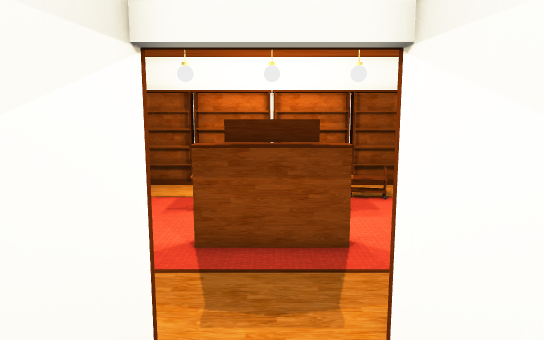
View 1 (above)

17 first-person views from a walk through a Unity game level. The camera is 1.5 m above the floor, tilts 8° down and sees 70° across. The floor is counted in squares, 0.5 m on a side. Each view is taken from the middle of a square. On the plan, view 1 faces up. The plan holds only what a view shows up to about 20 squares ahead; the rest is blank. The player character is not drawn. Door leaves are left out, so doorways stand open. Some surface patterns are stand-ins.

View 2
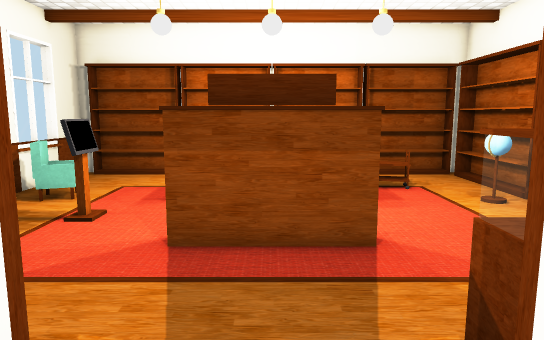

View 3
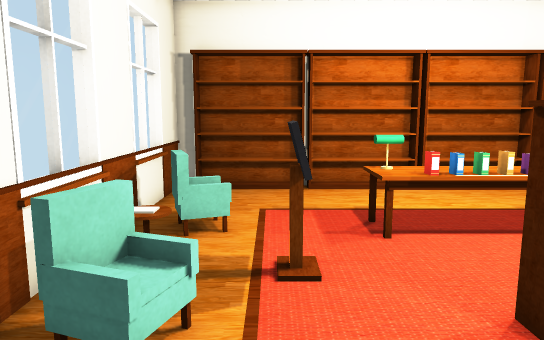

View 4
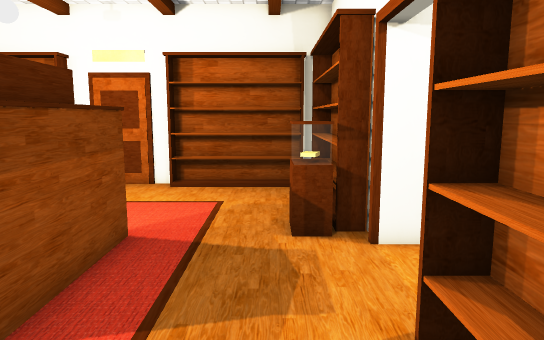

View 5
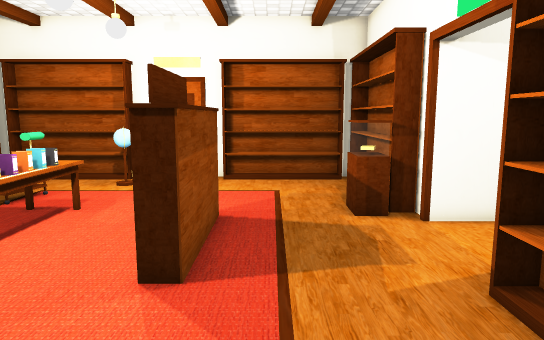

View 6
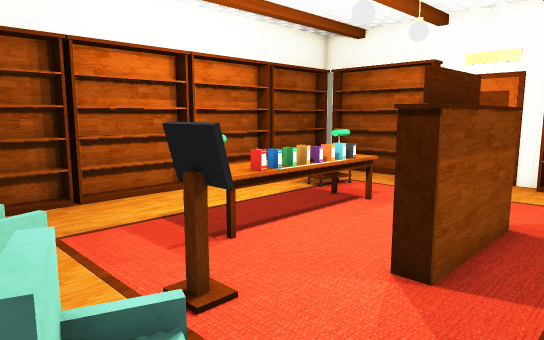

View 7
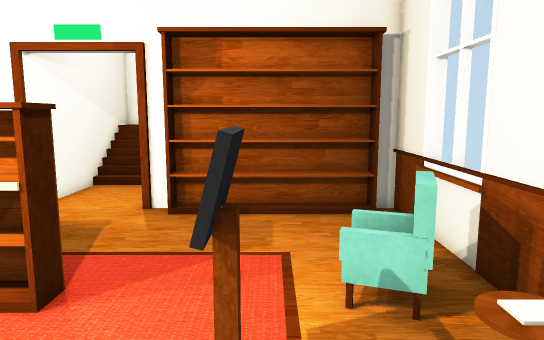

View 8
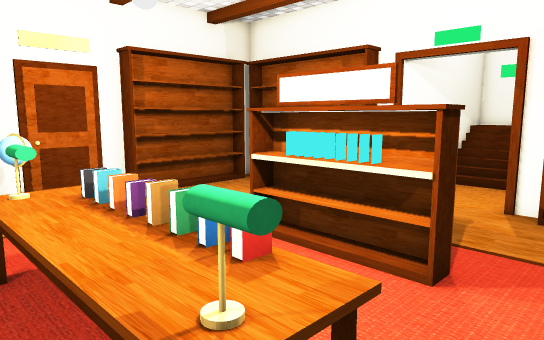

View 9
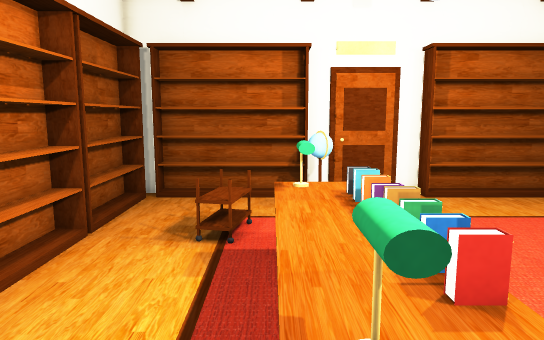

View 10
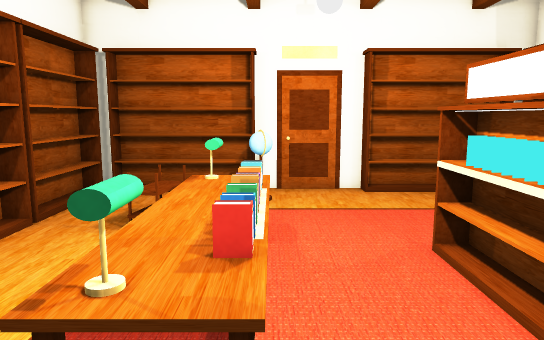

View 11
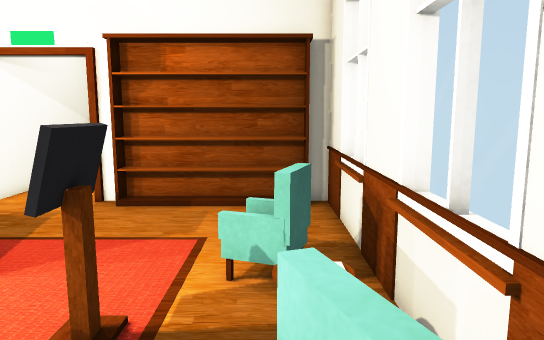

View 12
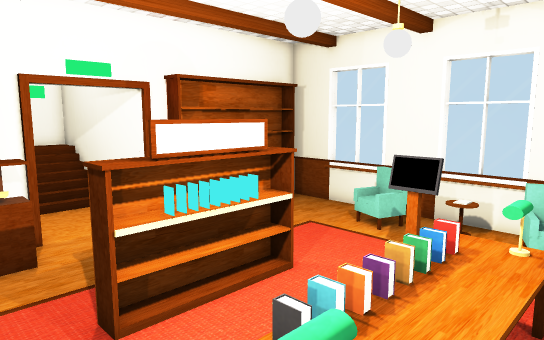

View 13
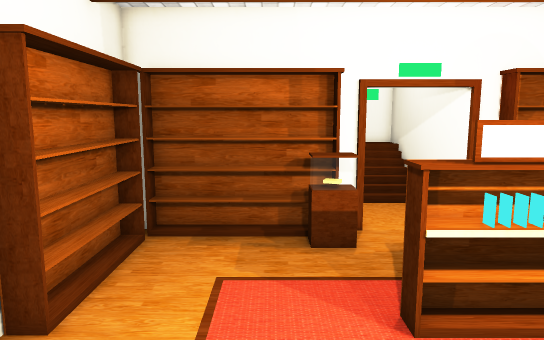

View 14
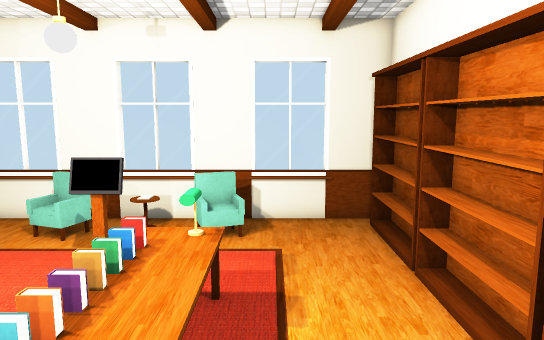

View 15
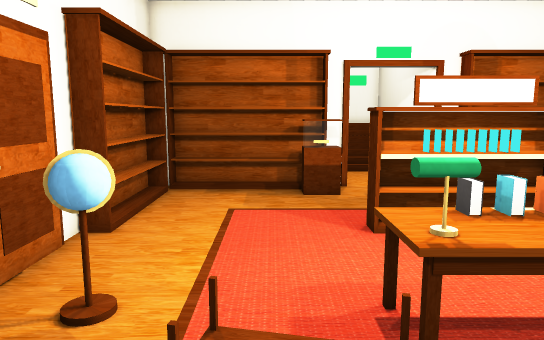

View 16
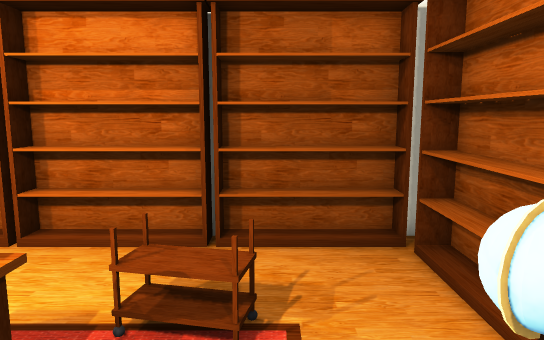

View 17
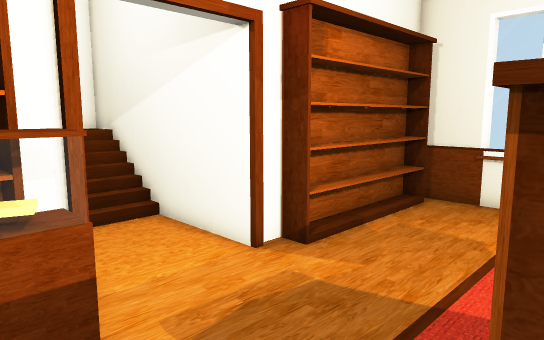

### Floor plan
Key: @ floor where view 1 was taken; # wall or solid block; . main floor; : floor 0.5 m higher than the main floor; / step, stairs or slope; D open door; = window, fence, low wall or low ledge; O other object.
Columns run from 11 left of view 1 to 10 right of it. Each row starts with its distance up from view 1.
 24  ##   ##   ######   ##
 23  #OOOOOOOOOOOOOOOOOOO#
 22  #..................O#
 21  =..................OO
 20  =............./....OO
 19  =.............O:O..OO
 18  #OO....OOOOOOO.....OO
 17  #OOO...OOOOOOO....OO#
 16  #.O....OOOOOOO...OO.#
 15  #OO.OO..............#
 14  #OO.OO..............#
 13  #.O.................#
 12  #OOO....OOOOO......O#
 11  #OO................OO
 10  =..................OO
  9  =..................OO
  8 ==............O.....OO
  7 ##...........OOO....O#
  6  #OOOOOOODDDD#OOOOOOO#
  5  ##     #DDDD##     ##
  4          #...#
  3          #...#
  2          #...#
  1          #///#
  0          #/@/#
 -1          #///#
 -2          #// #
 -3          #####

Positions as (right, up) in squares from view 1, and headings:
1: (0, 0), facing up
2: (0, 3), facing up
3: (-6, 7), facing up
4: (-7, 8), facing right
5: (-9, 10), facing right
6: (-9, 9), facing up-right
7: (-6, 18), facing down
8: (-5, 19), facing down-right
9: (-5, 18), facing right
10: (-6, 16), facing right
11: (-8, 19), facing down
12: (5, 19), facing down-left
13: (5, 19), facing down
14: (5, 19), facing left
15: (5, 22), facing down
16: (6, 14), facing up
17: (4, 12), facing down-left
